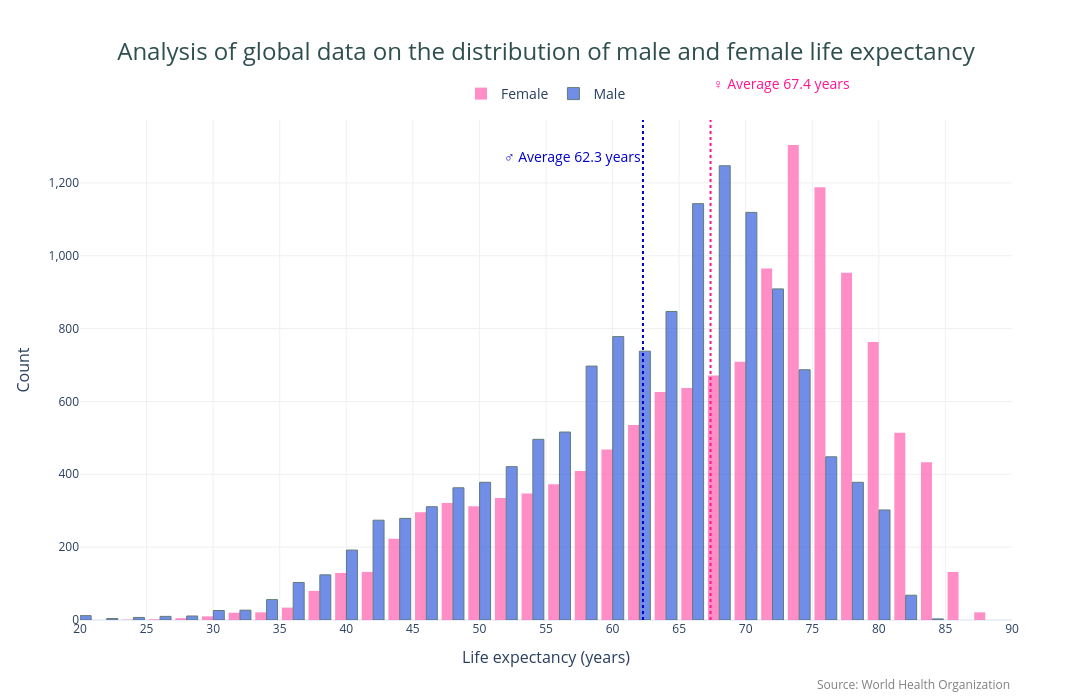

Notebook cell for this chart:
### Code cell
women_data = df_data['life_expectancy_women'].dropna().clip(20,90)

men_data = df_data['life_expectancy_men'].dropna().clip(20,90)

# Create a two-color histogram

fig = go.Figure()

# Female Histogram (Adjust Column Width)

fig.add_trace(go.Histogram(
    x=women_data,
    name='Female',
    marker_color='#FF69B4',
    opacity=0.75,
    nbinsx=30,  # Optimize the number of bins
    xbins=dict(size=2),  # Specify bin width explicitly
    hoverinfo='x+y',
    hovertemplate='<b>Female</b> <br>Age: %{x} <br>Age: %{y}<extra></extra>'
))

# Male Histogram (Add Marginal Line)

fig.add_trace(go.Histogram(
    x=men_data,
    name='Male',
    marker_color='#4169E1',
    opacity=0.75,
    nbinsx=30,
    xbins=dict(size=2),
    hoverinfo='x+y',
    hovertemplate='<b>Male</b> <br>Age: %{x} <br>Age: %{y}<extra></extra>',
    marker_line=dict(width=1, color='DarkSlateGrey')  # Add border line
))

# Calculate statistics

avg_women = women_data.mean()

avg_men = men_data.mean()

# Add dynamically positioned average line (to prevent text from overlapping)

fig.add_vline(
    x=avg_women, 
    line=dict(width=2, dash='dot', color='#FF1493'),
    annotation=dict(
        text=f'♀ Average {avg_women:.1f} years',
        yanchor='bottom',
        y=1.05,  # Positioned above the chart
        xanchor='left',
        font=dict(size=14, color='#FF1493')
    )
)

fig.add_vline(
    x=avg_men, 
    line=dict(width=2, dash='dot', color='#0000CD'),
    annotation=dict(
        text=f'♂ Average {avg_men:.1f} years',
        yanchor='top',
        y=0.95,  # Positioned below the chart
        xanchor='right',
        font=dict(size=14, color='#0000CD')
    )
)

# Advanced layout configuration

fig.update_layout(
    title=dict(
        text='Analysis of global data on the distribution of male and female life expectancy<br><sup></sup>',
        x=0.5,
        xanchor='center',
        font=dict(size=24, color='#2F4F4F')
    ),
    xaxis=dict(
        title='Life expectancy (years)',
        title_font=dict(size=16),
        tickmode='linear',
        dtick=5,  # Fixed tick interval
        range=[20, 90],  # Specify the coordinate range
        gridcolor='#F0F0F0'
    ),
    yaxis=dict(
        title='Count',
        title_font=dict(size=16),
        tickformat=',',  # Thousand separator
        gridcolor='#F0F0F0'
    ),
    bargap=0.15,  # Bar gap
    bargroupgap=0.03,
    height=700,
    width=1200,  # Increase the width
    template='plotly_white',
    margin=dict(t=120, b=80),  # Adjust margins
    legend=dict(
        orientation="h",
        yanchor="bottom",
        y=1.02,
        xanchor="center",
        x=0.5,
        font=dict(size=14)
    )
)

# Add custom annotations

fig.add_annotation(
    text="Source: World Health Organization",
    xref="paper", yref="paper",
    x=1, y=-0.15,
    showarrow=False,
    font=dict(size=12, color="gray")
)

# Display charts

fig.show()

### Figure 1 — Plotly figure (JSON) as saved in the notebook; plotly's stock layout.template omitted (floating-point values rounded to 4 significant figures; data arrays with more than 128 entries replaced by an {"elided": "..."} marker saying what was removed)
{"data": [{"hoverinfo": "x+y", "hovertemplate": "<b>Female</b> <br>Age: %{x} <br>Age: %{y}<extra></extra>", "marker": {"color": "#FF69B4"}, "name": "Female", "nbinsx": 30, "opacity": 0.75, "type": "histogram", "x": {"elided": "12974 float values"}, "xbins": {"size": 2}}, {"hoverinfo": "x+y", "hovertemplate": "<b>Male</b> <br>Age: %{x} <br>Age: %{y}<extra></extra>", "marker": {"color": "#4169E1", "line": {"color": "DarkSlateGrey", "width": 1}}, "name": "Male", "nbinsx": 30, "opacity": 0.75, "type": "histogram", "x": {"elided": "12974 float values"}, "xbins": {"size": 2}}], "layout": {"annotations": [{"font": {"color": "#FF1493", "size": 14}, "showarrow": false, "text": "♀ Average 67.4 years", "x": 67.36, "xanchor": "left", "xref": "x", "y": 1.05, "yanchor": "bottom", "yref": "y domain"}, {"font": {"color": "#0000CD", "size": 14}, "showarrow": false, "text": "♂ Average 62.3 years", "x": 62.28, "xanchor": "right", "xref": "x", "y": 0.95, "yanchor": "top", "yref": "y domain"}, {"font": {"color": "gray", "size": 12}, "showarrow": false, "text": "Source: World Health Organization", "x": 1, "xref": "paper", "y": -0.15, "yref": "paper"}], "bargap": 0.15, "bargroupgap": 0.03, "height": 700, "legend": {"font": {"size": 14}, "orientation": "h", "x": 0.5, "xanchor": "center", "y": 1.02, "yanchor": "bottom"}, "margin": {"b": 80, "t": 120}, "shapes": [{"line": {"color": "#FF1493", "dash": "dot", "width": 2}, "type": "line", "x0": 67.36, "x1": 67.36, "xref": "x", "y0": 0, "y1": 1, "yref": "y domain"}, {"line": {"color": "#0000CD", "dash": "dot", "width": 2}, "type": "line", "x0": 62.28, "x1": 62.28, "xref": "x", "y0": 0, "y1": 1, "yref": "y domain"}], "title": {"font": {"color": "#2F4F4F", "size": 24}, "text": "Analysis of global data on the distribution of male and female life expectancy<br><sup></sup>", "x": 0.5, "xanchor": "center"}, "width": 1200, "xaxis": {"dtick": 5, "gridcolor": "#F0F0F0", "range": [20, 90], "tickmode": "linear", "title": {"font": {"size": 16}, "text": "Life expectancy (years)"}, "type": "linear"}, "yaxis": {"autorange": true, "gridcolor": "#F0F0F0", "range": [0, 1373.0], "tickformat": ",", "title": {"font": {"size": 16}, "text": "Count"}}}}
